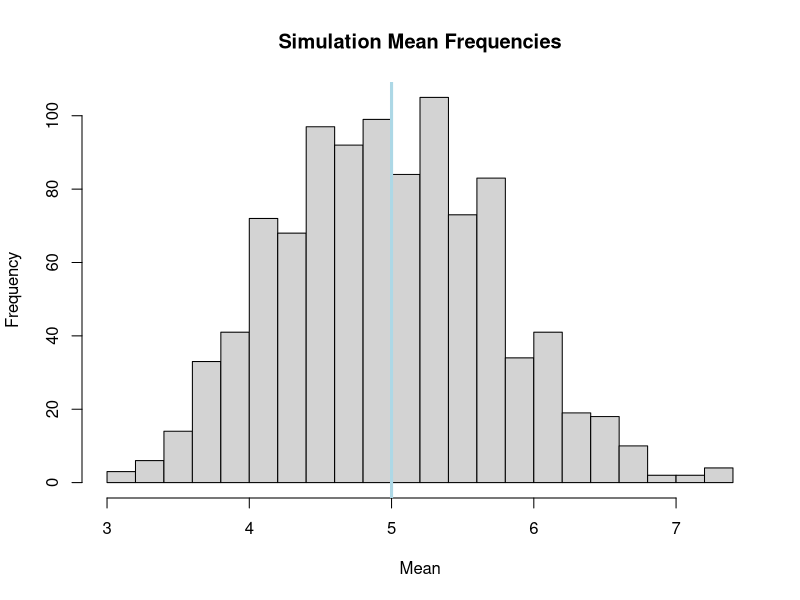
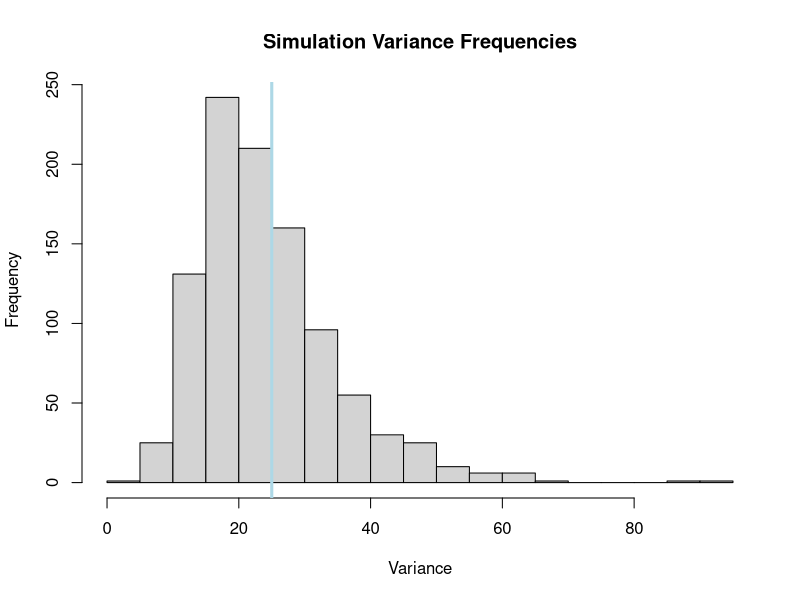
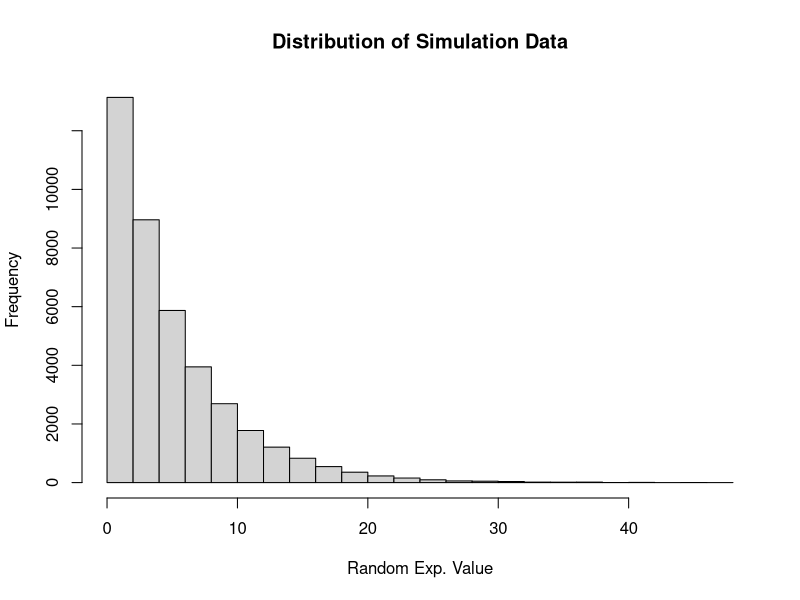
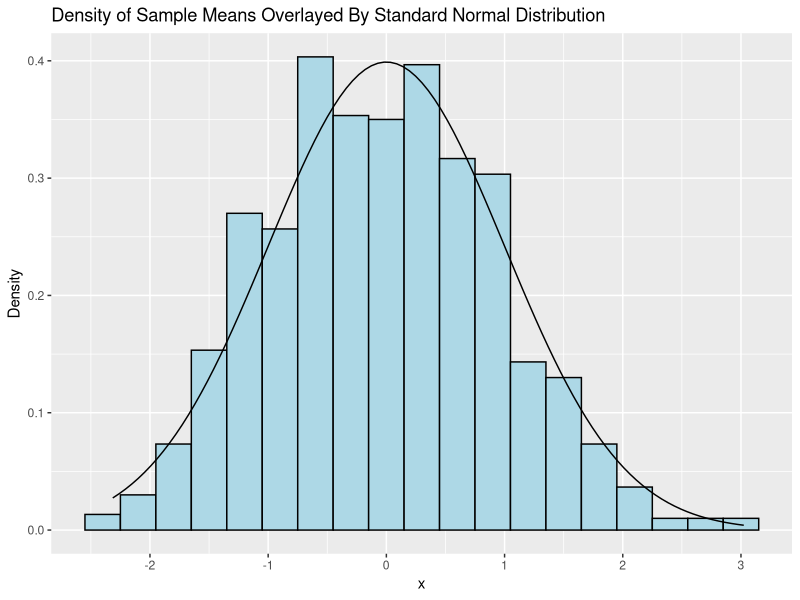

These figures' R source, in order:
## ---- chunk 1
knitr::opts_chunk$set(echo = TRUE)
## ---- chunk 2
library(ggplot2)
## ---- chunk 3
# Set the random seed so that the results can be exactly reproduced
set.seed(1234) 

# Set the parameters for the simulations
lambda <- 0.2
numberPerSim <- 40
numberOfSims <- 1000

# Run 1000 simulations, drawing 40 random variables from the exponential distribution
# The result is a matrix whose columns represent simulations and rows represent 
# random variables in each simulation
sims <- 
    vapply(
        1:numberOfSims, 
        function(x) rexp(numberPerSim, lambda), 
        FUN.VALUE = numeric(40))
## ---- chunk 4
# Calculate the average of each simulation (each column represents a single
# simulation)
simMeans <- vapply(1:numberOfSims, function(i) mean(sims[,i]), FUN.VALUE = numeric(1))

# Calculate the standard deviation of each simulation
simSigmas <- vapply(1:numberOfSims, function(i) sd(sims[,i]), FUN.VALUE = numeric(1))
## ---- chunk 5
# Calculate the theoretical mean
theoreticalMean <- 1 / lambda

# Show a histogram of the simulation means
# Add a vertical blue line at the theoretical mean
hist(
    simMeans, 
    breaks = 20, 
    xlab = "Mean", 
    ylab = "Frequency", 
    main = "Simulation Mean Frequencies")
abline(v = theoreticalMean, col = "lightblue", lwd = 3)


# Show the difference between the average sample mean and the theoretical mean
mean(simMeans) - theoreticalMean
## ---- chunk 6
# Calculate the theoretical variance
theoreticalSD <- 1 / lambda
theoreticalVariance <- theoreticalSD^2

# Show a histogram of the simulation variances
# Add a vertical blue line at the theoretical variance
hist(
    simSigmas^2, 
    breaks = 20, 
    xlab = "Variance", 
    ylab = "Frequency", 
    main = "Simulation Variance Frequencies")
abline(v = theoreticalVariance, col = "lightblue", lwd = 3)

# Show the difference between the average sample variance and the theoretical variance
mean(simSigmas^2) - theoreticalVariance
## ---- chunk 7
# Show a histogram of the raw simulation data
# This should demonstrate that the exponential distribution is itself not normal
hist(
    sims,
    breaks=20,
    xlab="Random Exp. Value",
    ylab="Frequency",
    main="Distribution of Simulation Data")
## ---- chunk 8
# Function to transform the sample mean to its CLT statistic
# It does so by first subtracting the theoretical mean from the sample mean, and then
# divides by the standard error
standardError <- theoreticalSD / sqrt(numberPerSim)
calcCLTStatistic <- function(m) (m - theoreticalMean) / standardError

# Create a data frame of the transformed sample means
dat <- data.frame(x = vapply(simMeans, calcCLTStatistic, FUN.VALUE=numeric(1)))

# Plot the density of the sample averages, overlayed by the standard normal dist
g <- ggplot(dat, aes(x = x)) +
    geom_histogram(
        aes(y = ..density..), 
        fill="lightblue", 
        color="black", 
        binwidth=0.3) +
    stat_function(fun = dnorm) +
    labs(
        x = "x",
        y = "Density",
        title = "Density of Sample Means Overlayed By Standard Normal Distribution"
    )
print(g)
